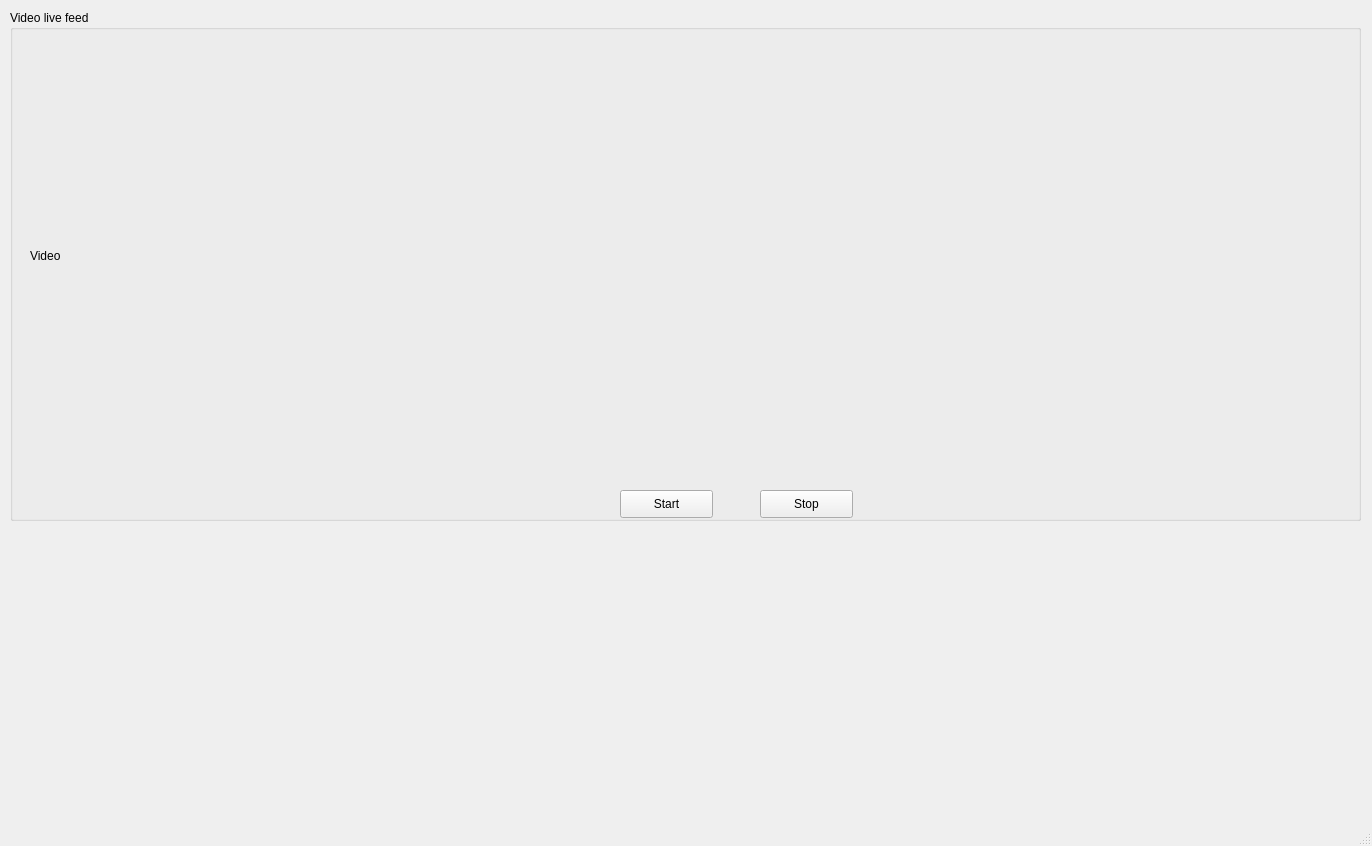
<?xml version="1.0" encoding="UTF-8"?>
<ui version="4.0">
 <class>MainWindow</class>
 <widget class="QMainWindow" name="MainWindow">
  <property name="geometry">
   <rect>
    <x>0</x>
    <y>0</y>
    <width>1372</width>
    <height>846</height>
   </rect>
  </property>
  <property name="windowTitle">
   <string>MainWindow</string>
  </property>
  <widget class="QWidget" name="centralwidget">
   <widget class="QGroupBox" name="groupBox">
    <property name="geometry">
     <rect>
      <x>10</x>
      <y>10</y>
      <width>1351</width>
      <height>511</height>
     </rect>
    </property>
    <property name="title">
     <string>Video live feed</string>
    </property>
    <widget class="QLabel" name="image_label">
     <property name="geometry">
      <rect>
       <x>20</x>
       <y>30</y>
       <width>1301</width>
       <height>431</height>
      </rect>
     </property>
     <property name="text">
      <string>Video</string>
     </property>
    </widget>
    <widget class="QPushButton" name="StartVideo">
     <property name="geometry">
      <rect>
       <x>610</x>
       <y>480</y>
       <width>93</width>
       <height>28</height>
      </rect>
     </property>
     <property name="text">
      <string>Start</string>
     </property>
    </widget>
    <widget class="QPushButton" name="StopVideo">
     <property name="geometry">
      <rect>
       <x>750</x>
       <y>480</y>
       <width>93</width>
       <height>28</height>
      </rect>
     </property>
     <property name="text">
      <string>Stop</string>
     </property>
    </widget>
   </widget>
  </widget>
  <widget class="QMenuBar" name="menubar">
   <property name="geometry">
    <rect>
     <x>0</x>
     <y>0</y>
     <width>1372</width>
     <height>26</height>
    </rect>
   </property>
  </widget>
  <widget class="QStatusBar" name="statusbar"/>
 </widget>
 <resources/>
 <connections/>
</ui>
